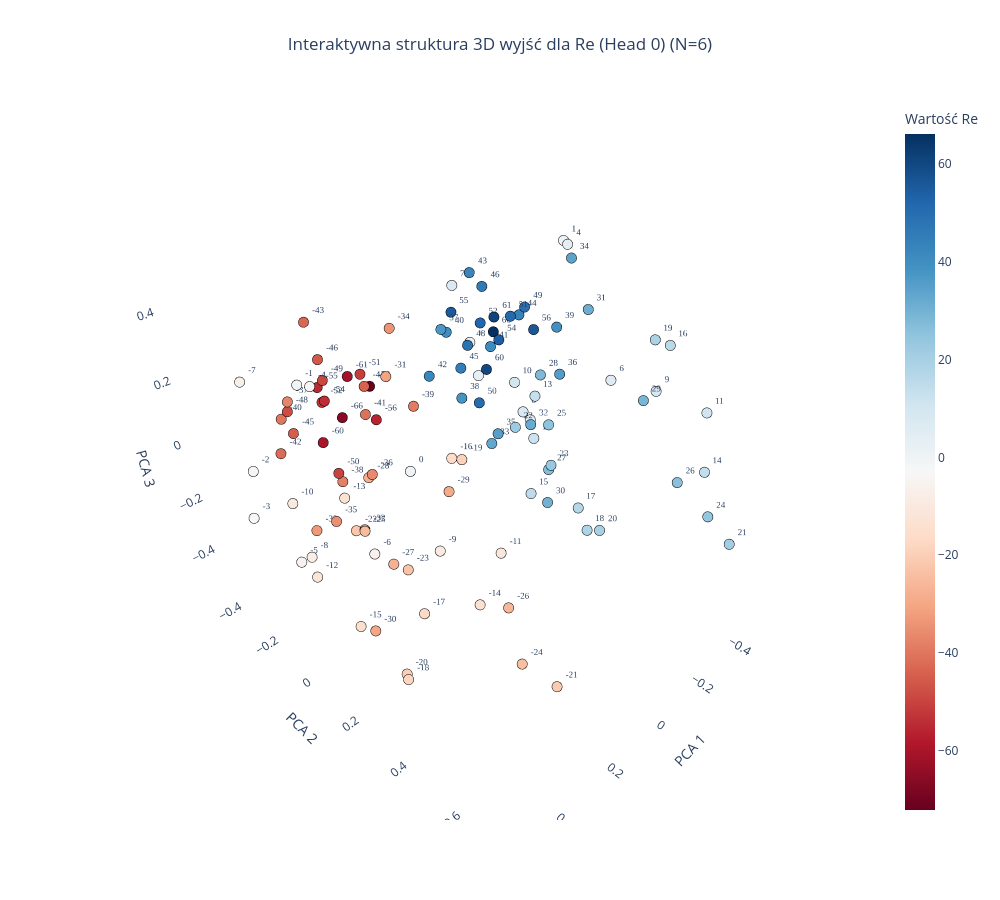
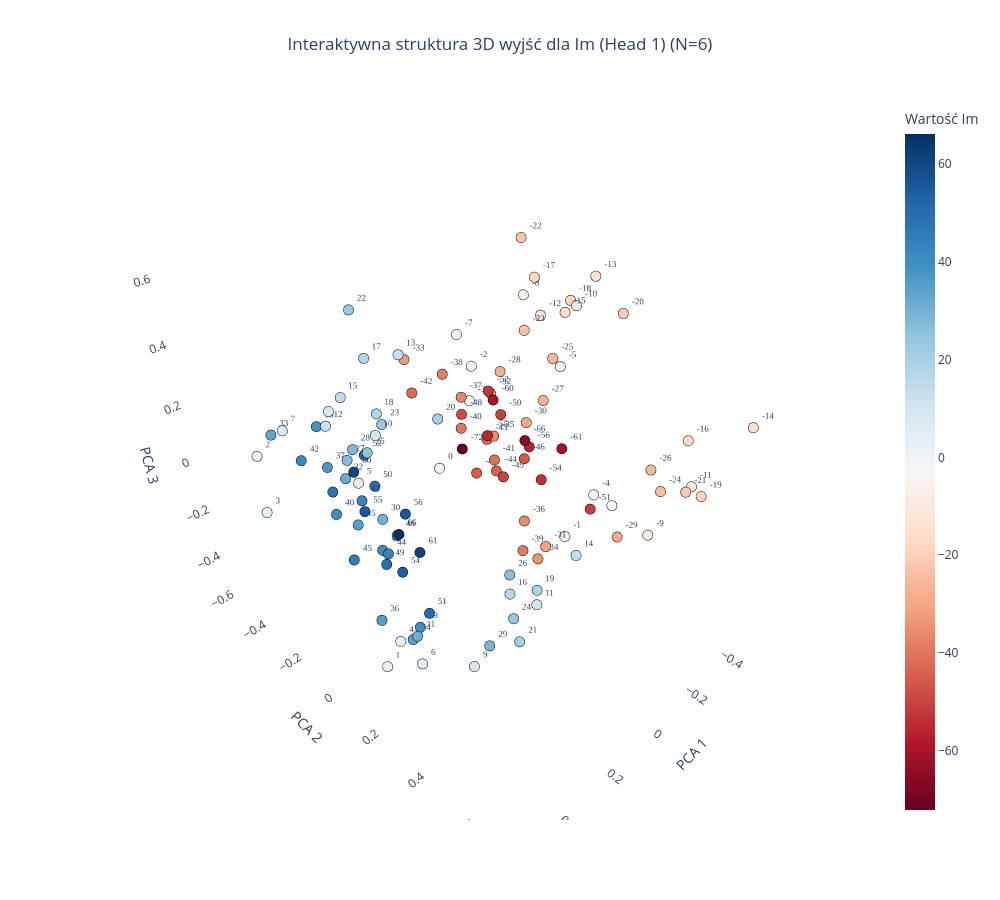

The code cell stored with these charts, in order, in its notebook:
### Code cell
plot_output_head_plotly_3d(model, N=N, head_idx=0)

plot_output_head_plotly_3d(model, N=N, head_idx=1)

### Figure 1 — Plotly figure (JSON) as saved in the notebook; plotly's stock layout.template omitted (floating-point values rounded to 4 significant figures)
{"data": [{"hoverinfo": "text", "hovertext": ["Token ID: 0<br>Wartość algebraiczna: -72", "Token ID: 6<br>Wartość algebraiczna: -66", "Token ID: 11<br>Wartość algebraiczna: -61", "Token ID: 12<br>Wartość algebraiczna: -60", "Token ID: 16<br>Wartość algebraiczna: -56", "Token ID: 17<br>Wartość algebraiczna: -55", "Token ID: 18<br>Wartość algebraiczna: -54", "Token ID: 20<br>Wartość algebraiczna: -52", "Token ID: 21<br>Wartość algebraiczna: -51", "Token ID: 22<br>Wartość algebraiczna: -50", "Token ID: 23<br>Wartość algebraiczna: -49", "Token ID: 24<br>Wartość algebraiczna: -48", "Token ID: 26<br>Wartość algebraiczna: -46", "Token ID: 27<br>Wartość algebraiczna: -45", "Token ID: 28<br>Wartość algebraiczna: -44", "Token ID: 29<br>Wartość algebraiczna: -43", "Token ID: 30<br>Wartość algebraiczna: -42", "Token ID: 31<br>Wartość algebraiczna: -41", "Token ID: 32<br>Wartość algebraiczna: -40", "Token ID: 33<br>Wartość algebraiczna: -39", "Token ID: 34<br>Wartość algebraiczna: -38", "Token ID: 35<br>Wartość algebraiczna: -37", "Token ID: 36<br>Wartość algebraiczna: -36", "Token ID: 37<br>Wartość algebraiczna: -35", "Token ID: 38<br>Wartość algebraiczna: -34", "Token ID: 39<br>Wartość algebraiczna: -33", "Token ID: 40<br>Wartość algebraiczna: -32", "Token ID: 41<br>Wartość algebraiczna: -31", "Token ID: 42<br>Wartość algebraiczna: -30", "Token ID: 43<br>Wartość algebraiczna: -29", "Token ID: 44<br>Wartość algebraiczna: -28", "Token ID: 45<br>Wartość algebraiczna: -27", "Token ID: 46<br>Wartość algebraiczna: -26", "Token ID: 47<br>Wartość algebraiczna: -25", "Token ID: 48<br>Wartość algebraiczna: -24", "Token ID: 49<br>Wartość algebraiczna: -23", "Token ID: 50<br>Wartość algebraiczna: -22", "Token ID: 51<br>Wartość algebraiczna: -21", "Token ID: 52<br>Wartość algebraiczna: -20", "Token ID: 53<br>Wartość algebraiczna: -19", "Token ID: 54<br>Wartość algebraiczna: -18", "Token ID: 55<br>Wartość algebraiczna: -17", "Token ID: 56<br>Wartość algebraiczna: -16", "Token ID: 57<br>Wartość algebraiczna: -15", "Token ID: 58<br>Wartość algebraiczna: -14", "Token ID: 59<br>Wartość algebraiczna: -13", "Token ID: 60<br>Wartość algebraiczna: -12", "Token ID: 61<br>Wartość algebraiczna: -11", "Token ID: 62<br>Wartość algebraiczna: -10", "Token ID: 63<br>Wartość algebraiczna: -9", "Token ID: 64<br>Wartość algebraiczna: -8", "Token ID: 65<br>Wartość algebraiczna: -7", "Token ID: 66<br>Wartość algebraiczna: -6", "Token ID: 67<br>Wartość algebraiczna: -5", "Token ID: 68<br>Wartość algebraiczna: -4", "Token ID: 69<br>Wartość algebraiczna: -3", "Token ID: 70<br>Wartość algebraiczna: -2", "Token ID: 71<br>Wartość algebraiczna: -1", "Token ID: 72<br>Wartość algebraiczna: 0", "Token ID: 73<br>Wartość algebraiczna: 1", "Token ID: 74<br>Wartość algebraiczna: 2", "Token ID: 75<br>Wartość algebraiczna: 3", "Token ID: 76<br>Wartość algebraiczna: 4", "Token ID: 77<br>Wartość algebraiczna: 5", "Token ID: 78<br>Wartość algebraiczna: 6", "Token ID: 79<br>Wartość algebraiczna: 7", "Token ID: 80<br>Wartość algebraiczna: 8", "Token ID: 81<br>Wartość algebraiczna: 9", "Token ID: 82<br>Wartość algebraiczna: 10", "Token ID: 83<br>Wartość algebraiczna: 11", "Token ID: 84<br>Wartość algebraiczna: 12", "Token ID: 85<br>Wartość algebraiczna: 13", "Token ID: 86<br>Wartość algebraiczna: 14", "Token ID: 87<br>Wartość algebraiczna: 15", "Token ID: 88<br>Wartość algebraiczna: 16", "Token ID: 89<br>Wartość algebraiczna: 17", "Token ID: 90<br>Wartość algebraiczna: 18", "Token ID: 91<br>Wartość algebraiczna: 19", "Token ID: 92<br>Wartość algebraiczna: 20", "Token ID: 93<br>Wartość algebraiczna: 21", "Token ID: 94<br>Wartość algebraiczna: 22", "Token ID: 95<br>Wartość algebraiczna: 23", "Token ID: 96<br>Wartość algebraiczna: 24", "Token ID: 97<br>Wartość algebraiczna: 25", "Token ID: 98<br>Wartość algebraiczna: 26", "Token ID: 99<br>Wartość algebraiczna: 27", "Token ID: 100<br>Wartość algebraiczna: 28", "Token ID: 101<br>Wartość algebraiczna: 29", "Token ID: 102<br>Wartość algebraiczna: 30", "Token ID: 103<br>Wartość algebraiczna: 31", "Token ID: 104<br>Wartość algebraiczna: 32", "Token ID: 105<br>Wartość algebraiczna: 33", "Token ID: 106<br>Wartość algebraiczna: 34", "Token ID: 107<br>Wartość algebraiczna: 35", "Token ID: 108<br>Wartość algebraiczna: 36", "Token ID: 109<br>Wartość algebraiczna: 37", "Token ID: 110<br>Wartość algebraiczna: 38", "Token ID: 111<br>Wartość algebraiczna: 39", "Token ID: 112<br>Wartość algebraiczna: 40", "Token ID: 113<br>Wartość algebraiczna: 41", "Token ID: 114<br>Wartość algebraiczna: 42", "Token ID: 115<br>Wartość algebraiczna: 43", "Token ID: 116<br>Wartość algebraiczna: 44", "Token ID: 117<br>Wartość algebraiczna: 45", "Token ID: 118<br>Wartość algebraiczna: 46", "Token ID: 120<br>Wartość algebraiczna: 48", "Token ID: 121<br>Wartość algebraiczna: 49", "Token ID: 122<br>Wartość algebraiczna: 50", "Token ID: 123<br>Wartość algebraiczna: 51", "Token ID: 124<br>Wartość algebraiczna: 52", "Token ID: 126<br>Wartość algebraiczna: 54", "Token ID: 127<br>Wartość algebraiczna: 55", "Token ID: 128<br>Wartość algebraiczna: 56", "Token ID: 132<br>Wartość algebraiczna: 60", "Token ID: 133<br>Wartość algebraiczna: 61", "Token ID: 138<br>Wartość algebraiczna: 66"], "marker": {"color": [-72, -66, -61, -60, -56, -55, -54, -52, -51, -50, -49, -48, -46, -45, -44, -43, -42, -41, -40, -39, -38, -37, -36, -35, -34, -33, -32, -31, -30, -29, -28, -27, -26, -25, -24, -23, -22, -21, -20, -19, -18, -17, -16, -15, -14, -13, -12, -11, -10, -9, -8, -7, -6, -5, -4, -3, -2, -1, 0, 1, 2, 3, 4, 5, 6, 7, 8, 9, 10, 11, 12, 13, 14, 15, 16, 17, 18, 19, 20, 21, 22, 23, 24, 25, 26, 27, 28, 29, 30, 31, 32, 33, 34, 35, 36, 37, 38, 39, 40, 41, 42, 43, 44, 45, 46, 48, 49, 50, 51, 52, 54, 55, 56, 60, 61, 66], "colorbar": {"title": {"text": "Wartość Re"}}, "colorscale": [[0, "rgb(103,0,31)"], [0.1, "rgb(178,24,43)"], [0.2, "rgb(214,96,77)"], [0.3, "rgb(244,165,130)"], [0.4, "rgb(253,219,199)"], [0.5, "rgb(247,247,247)"], [0.6, "rgb(209,229,240)"], [0.7, "rgb(146,197,222)"], [0.8, "rgb(67,147,195)"], [0.9, "rgb(33,102,172)"], [1, "rgb(5,48,97)"]], "line": {"color": "Black", "width": 1}, "showscale": true, "size": 6}, "mode": "markers+text", "text": ["-72", "-66", "-61", "-60", "-56", "-55", "-54", "-52", "-51", "-50", "-49", "-48", "-46", "-45", "-44", "-43", "-42", "-41", "-40", "-39", "-38", "-37", "-36", "-35", "-34", "-33", "-32", "-31", "-30", "-29", "-28", "-27", "-26", "-25", "-24", "-23", "-22", "-21", "-20", "-19", "-18", "-17", "-16", "-15", "-14", "-13", "-12", "-11", "-10", "-9", "-8", "-7", "-6", "-5", "-4", "-3", "-2", "-1", "0", "1", "2", "3", "4", "5", "6", "7", "8", "9", "10", "11", "12", "13", "14", "15", "16", "17", "18", "19", "20", "21", "22", "23", "24", "25", "26", "27", "28", "29", "30", "31", "32", "33", "34", "35", "36", "37", "38", "39", "40", "41", "42", "43", "44", "45", "46", "48", "49", "50", "51", "52", "54", "55", "56", "60", "61", "66"], "textfont": {"family": "Arial Black", "size": 9}, "textposition": "top right", "type": "scatter3d", "x": [0.1569, 0.297, 0.2791, 0.2954, 0.3236, 0.2447, 0.3638, 0.2811, 0.2764, 0.2663, 0.3408, 0.3299, 0.3051, 0.3121, 0.2333, 0.2994, 0.3182, 0.2611, 0.3453, 0.2738, 0.2381, 0.3444, 0.354, 0.2917, 0.3126, 0.3107, 0.2992, 0.3343, 0.3763, 0.3601, 0.297, 0.3118, 0.317, 0.3982, 0.3724, 0.2837, 0.3151, 0.3343, 0.3861, 0.372, 0.3988, 0.287, 0.3898, 0.3942, 0.4185, 0.3861, 0.462, 0.3924, 0.4442, 0.4568, 0.4442, 0.3887, 0.5009, 0.4763, 0.4968, 0.4925, 0.4439, 0.4977, 0.008222, -0.4197, -0.4567, -0.4682, -0.3981, -0.464, -0.4552, -0.4335, -0.4494, -0.3674, -0.4195, -0.3803, -0.4588, -0.3455, -0.3673, -0.3842, -0.3713, -0.3579, -0.4321, -0.3331, -0.4155, -0.3898, -0.3974, -0.3573, -0.4129, -0.3937, -0.3757, -0.3616, -0.4156, -0.3226, -0.3946, -0.3466, -0.3609, -0.4084, -0.319, -0.349, -0.3758, -0.2312, -0.2981, -0.2886, -0.3157, -0.2634, -0.3098, -0.2462, -0.3246, -0.2845, -0.2699, -0.3336, -0.3362, -0.3081, -0.2697, -0.3043, -0.2334, -0.281, -0.2874, -0.3236, -0.2376, -0.2861], "y": [-0.1692, -0.1116, -0.09617, -0.2203, 0.07052, -0.295, -0.08515, -0.2237, -0.04431, -0.2043, -0.118, -0.3287, -0.1834, -0.3433, -0.0902, -0.2353, -0.4216, -0.05721, -0.3417, 0.1545, -0.2307, -0.296, 0.07579, -0.2075, 0.1304, -0.2928, -0.0568, 0.1337, 0.05638, 0.3665, -0.01868, 0.0808, 0.5179, 0.08303, 0.6154, 0.1076, -0.07594, 0.692, 0.2005, 0.4224, 0.2219, 0.172, 0.4101, 0.01089, 0.5237, -0.01049, -0.0746, 0.5607, -0.1774, 0.4388, -0.1185, -0.461, 0.2582, -0.1231, 0.06648, -0.3232, -0.3705, 0.01547, -0.1944, 0.01763, -0.4005, -0.3703, 0.0508, -0.1181, 0.2008, -0.4609, -0.139, 0.4141, -0.1539, 0.5678, -0.0942, 0.0004806, 0.5985, -0.03161, 0.4355, 0.1925, 0.1815, 0.4124, 0.2434, 0.7009, -0.1248, 0.07081, 0.6103, 0.02155, 0.5175, 0.05847, -0.0409, 0.4064, 0.03494, 0.1789, -0.02539, -0.244, 0.1309, -0.158, 0.06858, -0.2982, -0.2778, 0.1184, -0.3659, -0.1132, -0.4512, -0.185, -0.05721, -0.2665, -0.1572, -0.285, -0.04626, -0.2057, -0.0404, -0.1982, -0.05066, -0.304, 0.03476, -0.189, -0.07557, -0.1241], "z": [0.1459, 0.1325, 0.2559, 0.0001161, 0.2202, 0.1261, 0.2238, 0.1241, 0.2823, -0.1133, 0.2605, 0.0692, 0.2811, -0.01937, 0.2101, 0.3674, -0.1257, 0.1503, 0.04535, 0.2739, -0.1719, 0.1218, 0.07308, -0.2793, 0.4846, -0.354, -0.2183, 0.371, -0.4847, 0.1789, -0.01572, -0.2526, -0.1087, -0.08213, -0.1818, -0.2746, -0.2237, -0.2282, -0.5436, 0.301, -0.5384, -0.3964, 0.307, -0.4867, -0.02353, -0.03181, -0.3042, 0.1368, -0.1103, 0.1069, -0.2692, 0.1346, 0.01313, -0.2703, 0.3839, -0.2182, -0.1008, 0.3671, -0.2338, 0.4581, -0.03, -0.1534, 0.462, -0.2217, 0.06629, 0.1684, -0.1926, 0.1546, -0.07196, 0.148, -0.2832, -0.02736, -0.0223, -0.4456, 0.3008, -0.3681, -0.511, 0.3225, -0.4655, -0.2302, -0.2241, -0.2613, -0.1969, -0.1456, -0.1045, -0.2865, 0.002975, 0.1411, -0.4534, 0.3249, -0.1513, -0.3522, 0.4678, -0.243, 0.06564, 0.1358, -0.1334, 0.2708, 0.07151, 0.1327, -0.1247, 0.3533, 0.2357, -0.009879, 0.3116, 0.04732, 0.2607, -0.1248, 0.2561, 0.1674, 0.1893, 0.1753, 0.2338, 0.0005144, 0.2524, 0.1702]}], "layout": {"height": 900, "scene": {"xaxis": {"backgroundcolor": "white", "gridcolor": "rgba(200,200,200,0.2)", "title": {"text": "PCA 1"}}, "yaxis": {"backgroundcolor": "white", "gridcolor": "rgba(200,200,200,0.2)", "title": {"text": "PCA 2"}}, "zaxis": {"backgroundcolor": "white", "gridcolor": "rgba(200,200,200,0.2)", "title": {"text": "PCA 3"}}}, "showlegend": false, "title": {"text": "Interaktywna struktura 3D wyjść dla Re (Head 0) (N=6)", "x": 0.5, "xanchor": "center"}, "width": 1000}}

### Figure 2 — Plotly figure (JSON) as saved in the notebook; plotly's stock layout.template omitted (floating-point values rounded to 4 significant figures)
{"data": [{"hoverinfo": "text", "hovertext": ["Token ID: 0<br>Wartość algebraiczna: -72", "Token ID: 6<br>Wartość algebraiczna: -66", "Token ID: 11<br>Wartość algebraiczna: -61", "Token ID: 12<br>Wartość algebraiczna: -60", "Token ID: 16<br>Wartość algebraiczna: -56", "Token ID: 17<br>Wartość algebraiczna: -55", "Token ID: 18<br>Wartość algebraiczna: -54", "Token ID: 20<br>Wartość algebraiczna: -52", "Token ID: 21<br>Wartość algebraiczna: -51", "Token ID: 22<br>Wartość algebraiczna: -50", "Token ID: 23<br>Wartość algebraiczna: -49", "Token ID: 24<br>Wartość algebraiczna: -48", "Token ID: 26<br>Wartość algebraiczna: -46", "Token ID: 27<br>Wartość algebraiczna: -45", "Token ID: 28<br>Wartość algebraiczna: -44", "Token ID: 29<br>Wartość algebraiczna: -43", "Token ID: 30<br>Wartość algebraiczna: -42", "Token ID: 31<br>Wartość algebraiczna: -41", "Token ID: 32<br>Wartość algebraiczna: -40", "Token ID: 33<br>Wartość algebraiczna: -39", "Token ID: 34<br>Wartość algebraiczna: -38", "Token ID: 35<br>Wartość algebraiczna: -37", "Token ID: 36<br>Wartość algebraiczna: -36", "Token ID: 37<br>Wartość algebraiczna: -35", "Token ID: 38<br>Wartość algebraiczna: -34", "Token ID: 39<br>Wartość algebraiczna: -33", "Token ID: 40<br>Wartość algebraiczna: -32", "Token ID: 41<br>Wartość algebraiczna: -31", "Token ID: 42<br>Wartość algebraiczna: -30", "Token ID: 43<br>Wartość algebraiczna: -29", "Token ID: 44<br>Wartość algebraiczna: -28", "Token ID: 45<br>Wartość algebraiczna: -27", "Token ID: 46<br>Wartość algebraiczna: -26", "Token ID: 47<br>Wartość algebraiczna: -25", "Token ID: 48<br>Wartość algebraiczna: -24", "Token ID: 49<br>Wartość algebraiczna: -23", "Token ID: 50<br>Wartość algebraiczna: -22", "Token ID: 51<br>Wartość algebraiczna: -21", "Token ID: 52<br>Wartość algebraiczna: -20", "Token ID: 53<br>Wartość algebraiczna: -19", "Token ID: 54<br>Wartość algebraiczna: -18", "Token ID: 55<br>Wartość algebraiczna: -17", "Token ID: 56<br>Wartość algebraiczna: -16", "Token ID: 57<br>Wartość algebraiczna: -15", "Token ID: 58<br>Wartość algebraiczna: -14", "Token ID: 59<br>Wartość algebraiczna: -13", "Token ID: 60<br>Wartość algebraiczna: -12", "Token ID: 61<br>Wartość algebraiczna: -11", "Token ID: 62<br>Wartość algebraiczna: -10", "Token ID: 63<br>Wartość algebraiczna: -9", "Token ID: 64<br>Wartość algebraiczna: -8", "Token ID: 65<br>Wartość algebraiczna: -7", "Token ID: 66<br>Wartość algebraiczna: -6", "Token ID: 67<br>Wartość algebraiczna: -5", "Token ID: 68<br>Wartość algebraiczna: -4", "Token ID: 69<br>Wartość algebraiczna: -3", "Token ID: 70<br>Wartość algebraiczna: -2", "Token ID: 71<br>Wartość algebraiczna: -1", "Token ID: 72<br>Wartość algebraiczna: 0", "Token ID: 73<br>Wartość algebraiczna: 1", "Token ID: 74<br>Wartość algebraiczna: 2", "Token ID: 75<br>Wartość algebraiczna: 3", "Token ID: 76<br>Wartość algebraiczna: 4", "Token ID: 77<br>Wartość algebraiczna: 5", "Token ID: 78<br>Wartość algebraiczna: 6", "Token ID: 79<br>Wartość algebraiczna: 7", "Token ID: 80<br>Wartość algebraiczna: 8", "Token ID: 81<br>Wartość algebraiczna: 9", "Token ID: 82<br>Wartość algebraiczna: 10", "Token ID: 83<br>Wartość algebraiczna: 11", "Token ID: 84<br>Wartość algebraiczna: 12", "Token ID: 85<br>Wartość algebraiczna: 13", "Token ID: 86<br>Wartość algebraiczna: 14", "Token ID: 87<br>Wartość algebraiczna: 15", "Token ID: 88<br>Wartość algebraiczna: 16", "Token ID: 89<br>Wartość algebraiczna: 17", "Token ID: 90<br>Wartość algebraiczna: 18", "Token ID: 91<br>Wartość algebraiczna: 19", "Token ID: 92<br>Wartość algebraiczna: 20", "Token ID: 93<br>Wartość algebraiczna: 21", "Token ID: 94<br>Wartość algebraiczna: 22", "Token ID: 95<br>Wartość algebraiczna: 23", "Token ID: 96<br>Wartość algebraiczna: 24", "Token ID: 97<br>Wartość algebraiczna: 25", "Token ID: 98<br>Wartość algebraiczna: 26", "Token ID: 99<br>Wartość algebraiczna: 27", "Token ID: 100<br>Wartość algebraiczna: 28", "Token ID: 101<br>Wartość algebraiczna: 29", "Token ID: 102<br>Wartość algebraiczna: 30", "Token ID: 103<br>Wartość algebraiczna: 31", "Token ID: 104<br>Wartość algebraiczna: 32", "Token ID: 105<br>Wartość algebraiczna: 33", "Token ID: 106<br>Wartość algebraiczna: 34", "Token ID: 107<br>Wartość algebraiczna: 35", "Token ID: 108<br>Wartość algebraiczna: 36", "Token ID: 109<br>Wartość algebraiczna: 37", "Token ID: 110<br>Wartość algebraiczna: 38", "Token ID: 111<br>Wartość algebraiczna: 39", "Token ID: 112<br>Wartość algebraiczna: 40", "Token ID: 113<br>Wartość algebraiczna: 41", "Token ID: 114<br>Wartość algebraiczna: 42", "Token ID: 115<br>Wartość algebraiczna: 43", "Token ID: 116<br>Wartość algebraiczna: 44", "Token ID: 117<br>Wartość algebraiczna: 45", "Token ID: 118<br>Wartość algebraiczna: 46", "Token ID: 120<br>Wartość algebraiczna: 48", "Token ID: 121<br>Wartość algebraiczna: 49", "Token ID: 122<br>Wartość algebraiczna: 50", "Token ID: 123<br>Wartość algebraiczna: 51", "Token ID: 124<br>Wartość algebraiczna: 52", "Token ID: 126<br>Wartość algebraiczna: 54", "Token ID: 127<br>Wartość algebraiczna: 55", "Token ID: 128<br>Wartość algebraiczna: 56", "Token ID: 132<br>Wartość algebraiczna: 60", "Token ID: 133<br>Wartość algebraiczna: 61", "Token ID: 138<br>Wartość algebraiczna: 66"], "marker": {"color": [-72, -66, -61, -60, -56, -55, -54, -52, -51, -50, -49, -48, -46, -45, -44, -43, -42, -41, -40, -39, -38, -37, -36, -35, -34, -33, -32, -31, -30, -29, -28, -27, -26, -25, -24, -23, -22, -21, -20, -19, -18, -17, -16, -15, -14, -13, -12, -11, -10, -9, -8, -7, -6, -5, -4, -3, -2, -1, 0, 1, 2, 3, 4, 5, 6, 7, 8, 9, 10, 11, 12, 13, 14, 15, 16, 17, 18, 19, 20, 21, 22, 23, 24, 25, 26, 27, 28, 29, 30, 31, 32, 33, 34, 35, 36, 37, 38, 39, 40, 41, 42, 43, 44, 45, 46, 48, 49, 50, 51, 52, 54, 55, 56, 60, 61, 66], "colorbar": {"title": {"text": "Wartość Im"}}, "colorscale": [[0, "rgb(103,0,31)"], [0.1, "rgb(178,24,43)"], [0.2, "rgb(214,96,77)"], [0.3, "rgb(244,165,130)"], [0.4, "rgb(253,219,199)"], [0.5, "rgb(247,247,247)"], [0.6, "rgb(209,229,240)"], [0.7, "rgb(146,197,222)"], [0.8, "rgb(67,147,195)"], [0.9, "rgb(33,102,172)"], [1, "rgb(5,48,97)"]], "line": {"color": "Black", "width": 1}, "showscale": true, "size": 6}, "mode": "markers+text", "text": ["-72", "-66", "-61", "-60", "-56", "-55", "-54", "-52", "-51", "-50", "-49", "-48", "-46", "-45", "-44", "-43", "-42", "-41", "-40", "-39", "-38", "-37", "-36", "-35", "-34", "-33", "-32", "-31", "-30", "-29", "-28", "-27", "-26", "-25", "-24", "-23", "-22", "-21", "-20", "-19", "-18", "-17", "-16", "-15", "-14", "-13", "-12", "-11", "-10", "-9", "-8", "-7", "-6", "-5", "-4", "-3", "-2", "-1", "0", "1", "2", "3", "4", "5", "6", "7", "8", "9", "10", "11", "12", "13", "14", "15", "16", "17", "18", "19", "20", "21", "22", "23", "24", "25", "26", "27", "28", "29", "30", "31", "32", "33", "34", "35", "36", "37", "38", "39", "40", "41", "42", "43", "44", "45", "46", "48", "49", "50", "51", "52", "54", "55", "56", "60", "61", "66"], "textfont": {"family": "Arial Black", "size": 9}, "textposition": "top right", "type": "scatter3d", "x": [-0.1263, -0.2635, -0.3013, -0.2592, -0.2894, -0.2383, -0.3822, -0.1903, -0.3395, -0.3371, -0.2378, -0.2675, -0.2644, -0.3116, -0.2639, -0.3117, -0.2871, -0.2531, -0.2709, -0.2617, -0.2705, -0.2648, -0.3386, -0.2693, -0.2893, -0.2529, -0.2724, -0.2591, -0.3595, -0.3509, -0.2896, -0.3797, -0.3807, -0.3413, -0.4217, -0.321, -0.3476, -0.3672, -0.3873, -0.3556, -0.4791, -0.3059, -0.4051, -0.3861, -0.4229, -0.3395, -0.4341, -0.3948, -0.4334, -0.4393, -0.3995, -0.3543, -0.5172, -0.414, -0.4188, -0.3939, -0.4223, -0.3791, 0.001914, 0.4528, 0.4812, 0.5018, 0.4738, 0.4366, 0.444, 0.4126, 0.4321, 0.3899, 0.4158, 0.3283, 0.4407, 0.3474, 0.3158, 0.4547, 0.3867, 0.3367, 0.3751, 0.315, 0.3681, 0.3525, 0.3307, 0.2913, 0.3089, 0.4027, 0.2707, 0.3393, 0.3397, 0.286, 0.3313, 0.3352, 0.3414, 0.3372, 0.3136, 0.337, 0.3453, 0.314, 0.2566, 0.2466, 0.332, 0.2433, 0.2672, 0.2752, 0.277, 0.3206, 0.2611, 0.3128, 0.2864, 0.2216, 0.2956, 0.3021, 0.2535, 0.2689, 0.2884, 0.3155, 0.2972, 0.3057], "y": [-0.1573, -0.00534, 0.1197, -0.1466, -0.008, -0.1508, -0.0271, -0.1016, 0.2244, -0.1845, -0.07372, -0.3068, -0.005705, -0.2774, -0.1318, -0.2253, -0.5938, -0.1316, -0.3132, 0.006138, -0.4043, -0.3047, -0.05954, -0.1516, 0.05416, -0.5864, -0.1713, 0.1116, -0.08681, 0.3333, -0.146, -0.03375, 0.4058, 0.02883, 0.4255, -0.07538, -0.1235, 0.541, 0.241, 0.5979, -0.02588, -0.0286, 0.5006, 0.03014, 0.678, 0.1692, -0.1084, 0.5416, 0.03512, 0.3923, -0.154, -0.4174, 0.187, 0.001835, 0.1761, -0.3971, -0.4146, 0.09769, -0.1286, 0.1155, -0.3971, -0.3581, 0.2158, 0.03842, 0.2683, -0.3491, -0.06901, 0.4203, 0.1002, 0.5744, -0.07777, 0.124, 0.67, 0.02341, 0.5387, -0.02747, 0.05765, 0.5619, 0.2806, 0.545, -0.08092, -0.03378, 0.483, 0.04172, 0.4306, -0.1447, -0.1124, 0.376, -0.01073, 0.1205, -0.1592, -0.5559, 0.07108, -0.1266, -0.03949, -0.2894, -0.4121, 0.02819, -0.2435, -0.1418, -0.5121, -0.1823, -0.06882, -0.1916, -0.03896, -0.2781, -0.06937, -0.1829, 0.1338, -0.1108, -0.03472, -0.1812, 0.04024, -0.1524, 0.1062, 0.02667], "z": [-0.06923, -0.02883, -0.01858, 0.0664, -0.06734, -0.06581, -0.2609, 0.1484, -0.2272, -0.04152, -0.1977, -0.06428, -0.1018, -0.325, -0.2162, -0.1515, -0.1073, -0.1641, -0.1268, -0.4942, 0.05552, 0.007168, -0.4411, -0.08302, -0.5208, 0.04923, 0.07614, -0.409, -0.04018, -0.2882, 0.1614, 0.0612, 0.003524, 0.2567, -0.0905, 0.3236, 0.6024, -0.0008555, 0.4658, 0.02025, 0.3889, 0.5187, 0.1442, 0.3981, 0.2629, 0.5717, 0.3251, 0.004477, 0.4064, -0.2981, 0.3921, 0.1735, -0.3323, 0.1892, -0.2375, -0.1022, 0.02339, -0.4441, -0.06774, -0.4407, 0.08335, -0.09479, -0.2406, 0.1914, -0.3137, 0.1639, 0.3627, -0.246, 0.3607, 0.0491, 0.3176, 0.569, 0.2601, 0.4536, 0.1003, 0.4968, 0.3863, 0.07959, 0.4687, -0.0841, 0.6104, 0.2745, -0.07867, 0.2731, 0.01491, 0.1244, 0.177, -0.2796, -0.01947, -0.3959, 0.05273, 0.01641, -0.464, -0.1044, -0.4367, 0.01263, 0.07768, -0.4905, -0.1335, -0.2721, -0.09719, -0.07779, -0.2203, -0.2955, -0.1378, -0.07577, -0.2581, -0.05092, -0.3176, 0.1403, -0.2892, -0.1231, 0.00448, 0.0662, -0.09337, -0.06881]}], "layout": {"height": 900, "scene": {"xaxis": {"backgroundcolor": "white", "gridcolor": "rgba(200,200,200,0.2)", "title": {"text": "PCA 1"}}, "yaxis": {"backgroundcolor": "white", "gridcolor": "rgba(200,200,200,0.2)", "title": {"text": "PCA 2"}}, "zaxis": {"backgroundcolor": "white", "gridcolor": "rgba(200,200,200,0.2)", "title": {"text": "PCA 3"}}}, "showlegend": false, "title": {"text": "Interaktywna struktura 3D wyjść dla Im (Head 1) (N=6)", "x": 0.5, "xanchor": "center"}, "width": 1000}}
